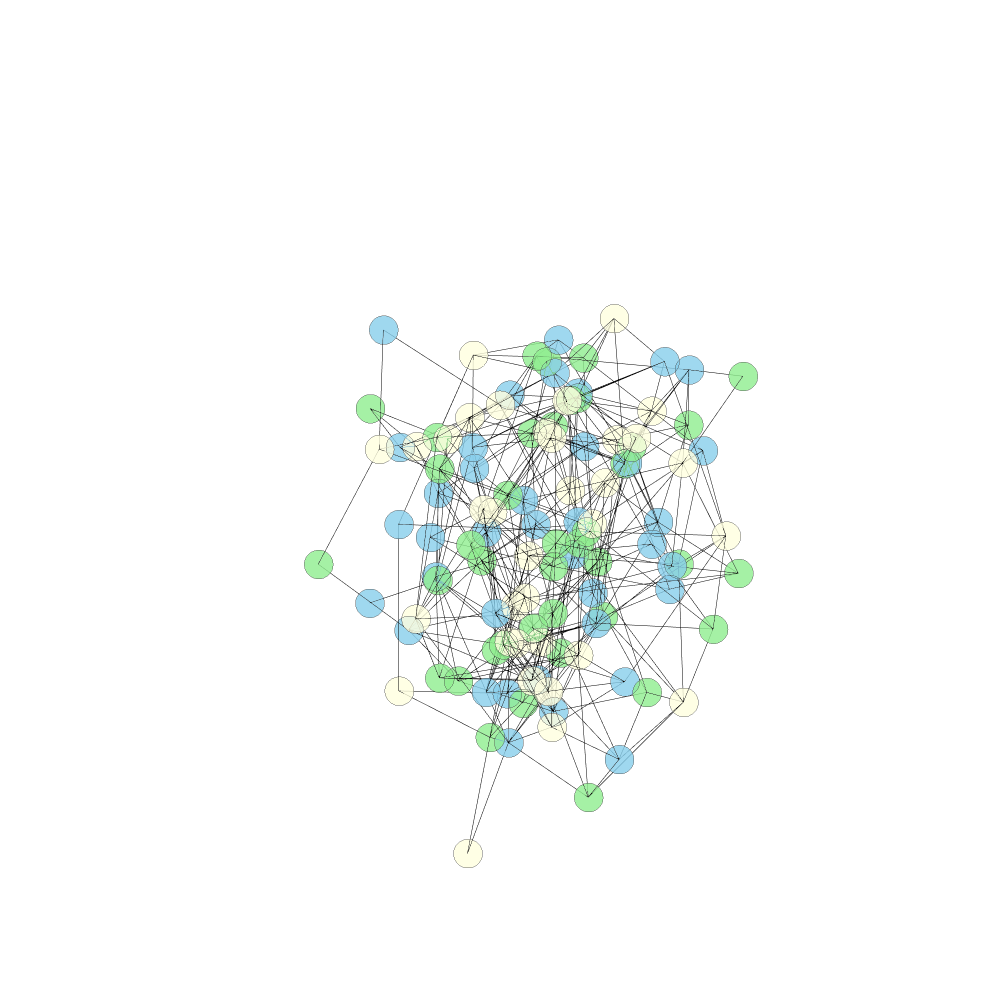

The notebook cell saved with this chart:
### Code cell
# Generate and save taxonomy visualizations
print("Generating 3-domain taxonomy visualizations...")

taxonomy_3domain.visualize_graph("3-Domain Caltech256 Model Taxonomy").save_graph(
    "output/caltech256_3domain_synthetic_model_taxonomy.html"
)

synthetic_taxonomy.visualize_graph(
    "3-Domain Caltech256 Ground Truth Taxonomy"
).save_graph("output/caltech256_3domain_synthetic_taxonomy.html")
fig = synthetic_taxonomy.visualize_3d_graph(
    show_labels=False,  # Labels make graph unreadable in 3D
).show()

print("3-domain taxonomy visualizations saved to output/ directory.")

### Figure 1 — Plotly figure (JSON) as saved in the notebook; plotly's stock layout.template omitted (floating-point values rounded to 4 significant figures; data arrays with more than 128 entries replaced by an {"elided": "..."} marker saying what was removed)
{"data": [{"line": {"color": "black", "width": 1}, "marker": {"opacity": 0.8, "sizemode": "diameter"}, "mode": "lines", "type": "scatter3d", "x": {"elided": "2166 float values"}, "y": {"elided": "2166 float values"}, "z": {"elided": "2166 float values"}}, {"hoverinfo": "none", "marker": {"color": ["lightgreen", "skyblue", "skyblue", "lightgreen", "skyblue", "skyblue", "lightgreen", "skyblue", "skyblue", "skyblue", "skyblue", "lightgreen", "skyblue", "lightgreen", "skyblue", "skyblue", "skyblue", "skyblue", "lightgreen", "skyblue", "skyblue", "lightgreen", "skyblue", "skyblue", "lightgreen", "skyblue", "skyblue", "lightgreen", "lightgreen", "skyblue", "skyblue", "lightgreen", "skyblue", "skyblue", "lightgreen", "skyblue", "lightgreen", "skyblue", "skyblue", "lightgreen", "skyblue", "lightgreen", "skyblue", "lightgreen", "skyblue", "lightgreen", "skyblue", "lightgreen", "skyblue", "lightgreen", "lightgreen", "lightgreen", "skyblue", "lightgreen", "lightgreen", "skyblue", "lightgreen", "lightgreen", "skyblue", "skyblue", "lightgreen", "lightgreen", "lightgreen", "lightgreen", "lightgreen", "skyblue", "lightgreen", "lightgreen", "lightgreen", "lightgreen", "lightgreen", "lightgreen", "lightgreen", "skyblue", "lightgreen", "lightgreen", "lightyellow", "lightyellow", "lightyellow", "lightyellow", "lightyellow", "skyblue", "lightyellow", "lightyellow", "lightyellow", "lightyellow", "lightyellow", "lightyellow", "lightyellow", "lightyellow", "lightyellow", "lightyellow", "lightyellow", "lightyellow", "lightyellow", "lightyellow", "lightyellow", "lightyellow", "lightyellow", "lightyellow", "lightyellow", "lightyellow", "lightyellow", "lightyellow", "lightyellow", "lightyellow", "lightyellow", "lightyellow", "lightyellow", "lightyellow", "lightyellow"], "line": {"width": 2}, "opacity": 0.8, "size": 10, "sizemode": "diameter"}, "mode": "markers", "type": "scatter3d", "x": [0.3863, 0.3506, 0.2656, -0.1891, 0.09005, -0.4185, -0.253, -0.4452, -0.005401, -0.3571, -0.3263, 0.3688, 0.2795, -0.1571, -0.3115, 0.273, 0.009098, 0.008032, 0.3011, 0.4233, 0.2498, 0.01826, -0.2489, 0.1788, -0.1321, -0.2848, -0.2157, 0.03512, -0.08043, 0.2752, -0.3838, -0.2792, -0.5653, -0.2234, -0.3892, -0.459, 0.1348, -0.04239, 0.5046, 0.282, 0.1531, 0.1842, 0.4927, -0.353, -0.5201, -0.4376, 0.0932, -0.1373, -0.02301, 0.3214, 0.4768, -0.2872, -0.5699, 0.319, -0.2381, 0.02786, -0.03624, 0.1188, 0.2235, 0.07997, -0.3425, -0.1097, -0.2526, -0.4868, 0.5205, 0.4036, -0.001439, -0.6937, 0.4222, 0.2891, 0.05547, -0.6303, 0.176, 0.4675, 0.7294, -0.1072, -0.1222, 0.5178, -0.1232, 0.2403, 0.6145, 0.4485, 0.1578, -0.2026, -0.2696, 0.08339, -0.3116, 0.5023, -0.04013, -0.09408, -0.3259, 0.4989, 0.003871, 0.4301, 0.2365, 0.0299, -0.6323, -0.4856, 0.1887, -0.2318, 0.1259, 0.06572, 0.5206, -0.5708, -0.04962, 0.2865, -0.1451, -0.02995, 0.003965, -0.09705, -0.2174], "y": [0.5572, 0.2016, 0.5648, 0.1107, 0.1518, -0.2006, -0.09756, -0.5834, 0.1268, 0.3139, 0.1664, 0.3363, 0.1823, 0.1792, 0.2796, 0.3734, 0.242, 0.03758, -0.07645, -0.1627, -0.2241, 0.1664, 0.01131, 0.156, -0.4114, -0.294, -0.7283, 0.124, -0.02204, -0.2142, 0.1576, 0.3252, -0.1263, 0.2554, 0.3962, 0.1637, 0.1774, 0.4634, 0.3017, -0.1585, -0.09231, -0.02047, 0.2505, -0.1671, -0.4251, -0.1288, -0.05951, -1, -0.6998, 0.01539, 0.03455, 0.09968, -0.3702, 0.3375, -0.2617, -0.2744, -0.106, -0.3667, -0.6195, -0.2241, -0.2051, -0.2609, 0.5563, -0.5101, 0.4523, 0.6639, 0.6509, -0.5934, 0.2492, 0.05647, -0.4088, 0.06576, 0.3225, -0.1246, -0.1578, 0.3751, -0.562, 0.5079, 0.5756, 0.09272, -0.001062, -0.1615, 0.2181, 0.02872, -0.9032, -0.03414, -0.01595, -0.1318, -0.01019, -0.08102, -0.03141, -0.03405, -0.2957, 0.4472, 0.153, -0.0303, -0.2336, -0.3142, -0.06714, -0.4574, 0.2752, -0.1203, 0.1873, -0.04535, 0.2955, 0.2341, 0.3923, 0.5664, -0.1053, -0.4243, -0.1902], "z": [-0.4379, -0.5044, -0.3682, -0.3707, -0.5878, 0.05843, 0.3522, 0.09574, -0.005485, 0.2944, 0.5487, 0.8662, 0.3584, 0.2773, -0.229, 0.3798, -0.2036, 0.5884, -0.4625, -0.2255, -0.1451, 0.07077, -0.3613, -0.3838, -0.388, -0.2468, -0.2877, -0.3832, -0.1743, 0.02725, -0.05937, -0.08345, -0.04009, -0.01358, 0.5634, 0.4707, 0.1348, 0.1115, 0.1648, 0.4118, 0.0464, -0.3682, -0.1619, 0.4291, 0.3424, -0.4056, -0.6475, -0.00422, 0.009093, 0.143, -0.2604, 0.2442, 0.1382, 0.07596, 0.4432, 0.1392, -0.8142, -0.3122, -0.4981, 0.2614, 0.2657, -0.02248, 0.02099, -0.05037, 0.2144, 0.09381, 0.01516, -0.1424, -0.02876, -0.6318, 0.08886, 0.1649, 0.2721, 0.2184, 0.1999, -0.4841, 0.05888, 0.03216, 0.2344, -0.2273, 0.5867, 0.8036, 0.6318, -0.0394, -0.1833, -0.2518, 0.04663, -0.4086, 0.3351, -0.5444, 0.6193, -0.0579, 0.5214, -0.2039, -0.02289, -0.07666, -0.02143, -0.2072, 0.1607, -0.2481, -0.2395, 0.4455, -0.8929, 0.1974, 0.4617, -0.2654, 0.3813, -0.3426, -0.504, 0.2115, 0.2025]}], "layout": {"height": 1000, "margin": {"b": 0, "l": 0, "r": 0, "t": 40}, "scene": {"xaxis": {"showgrid": false, "visible": false, "zeroline": false}, "yaxis": {"showgrid": false, "visible": false, "zeroline": false}, "zaxis": {"showgrid": false, "visible": false, "zeroline": false}}, "showlegend": false, "width": 1000}}
